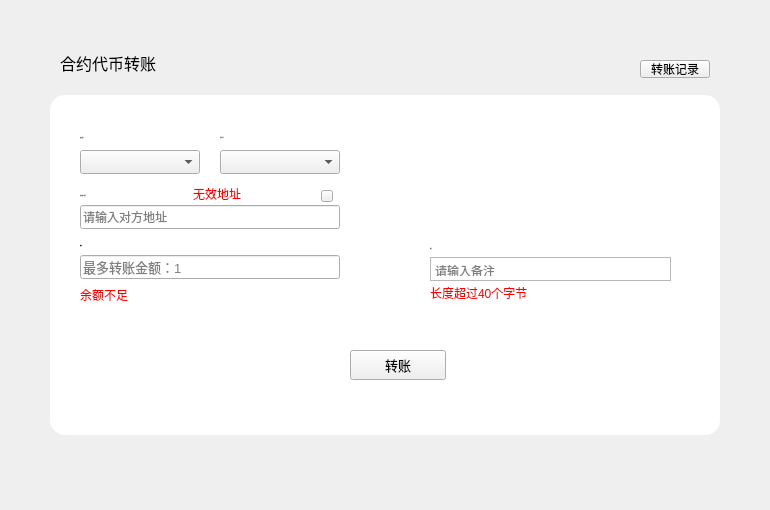
<?xml version="1.0" encoding="UTF-8"?>
<ui version="4.0">
 <class>TokenTransferWidget</class>
 <widget class="QWidget" name="TokenTransferWidget">
  <property name="geometry">
   <rect>
    <x>0</x>
    <y>0</y>
    <width>770</width>
    <height>510</height>
   </rect>
  </property>
  <property name="windowTitle">
   <string>Form</string>
  </property>
  <widget class="QWidget" name="widget" native="true">
   <property name="geometry">
    <rect>
     <x>50</x>
     <y>95</y>
     <width>670</width>
     <height>340</height>
    </rect>
   </property>
   <property name="styleSheet">
    <string notr="true">QLabel{font: 11px &quot;微软雅黑&quot;;color:rgb(52,37,90);}
#widget{background-color: rgb(255, 255, 255);border-radius:15px;}
</string>
   </property>
   <widget class="QLabel" name="changeAccountLabel">
    <property name="geometry">
     <rect>
      <x>30</x>
      <y>30</y>
      <width>120</width>
      <height>24</height>
     </rect>
    </property>
    <property name="font">
     <font>
      <family>微软雅黑</family>
      <pointsize>-1</pointsize>
      <weight>50</weight>
      <italic>false</italic>
      <bold>false</bold>
     </font>
    </property>
    <property name="text">
     <string>来自账户</string>
    </property>
    <property name="alignment">
     <set>Qt::AlignLeading|Qt::AlignLeft|Qt::AlignVCenter</set>
    </property>
   </widget>
   <widget class="QLabel" name="sendtoLabel">
    <property name="geometry">
     <rect>
      <x>30</x>
      <y>85</y>
      <width>100</width>
      <height>30</height>
     </rect>
    </property>
    <property name="font">
     <font>
      <family>微软雅黑</family>
      <pointsize>-1</pointsize>
      <weight>50</weight>
      <italic>false</italic>
      <bold>false</bold>
     </font>
    </property>
    <property name="text">
     <string>目标账户地址</string>
    </property>
    <property name="alignment">
     <set>Qt::AlignLeading|Qt::AlignLeft|Qt::AlignVCenter</set>
    </property>
   </widget>
   <widget class="QStackedWidget" name="stackedWidget">
    <property name="geometry">
     <rect>
      <x>380</x>
      <y>26</y>
      <width>240</width>
      <height>121</height>
     </rect>
    </property>
   </widget>
   <widget class="QLabel" name="amountLabel">
    <property name="geometry">
     <rect>
      <x>30</x>
      <y>140</y>
      <width>80</width>
      <height>21</height>
     </rect>
    </property>
    <property name="font">
     <font>
      <family>微软雅黑</family>
      <pointsize>-1</pointsize>
      <weight>50</weight>
      <italic>false</italic>
      <bold>false</bold>
     </font>
    </property>
    <property name="text">
     <string>数量</string>
    </property>
    <property name="alignment">
     <set>Qt::AlignLeading|Qt::AlignLeft|Qt::AlignVCenter</set>
    </property>
   </widget>
   <widget class="QLineEdit" name="amountLineEdit">
    <property name="geometry">
     <rect>
      <x>30</x>
      <y>160</y>
      <width>260</width>
      <height>24</height>
     </rect>
    </property>
    <property name="font">
     <font>
      <pointsize>10</pointsize>
     </font>
    </property>
    <property name="contextMenuPolicy">
     <enum>Qt::DefaultContextMenu</enum>
    </property>
    <property name="styleSheet">
     <string notr="true"/>
    </property>
    <property name="text">
     <string/>
    </property>
    <property name="maxLength">
     <number>20</number>
    </property>
    <property name="placeholderText">
     <string>最多转账金额：1</string>
    </property>
   </widget>
   <widget class="QComboBox" name="tokenComboBox">
    <property name="geometry">
     <rect>
      <x>170</x>
      <y>55</y>
      <width>120</width>
      <height>24</height>
     </rect>
    </property>
    <property name="font">
     <font>
      <family>微软雅黑</family>
      <weight>50</weight>
      <bold>false</bold>
     </font>
    </property>
    <property name="focusPolicy">
     <enum>Qt::NoFocus</enum>
    </property>
    <property name="styleSheet">
     <string notr="true"/>
    </property>
   </widget>
   <widget class="QTextEdit" name="memoTextEdit">
    <property name="geometry">
     <rect>
      <x>380</x>
      <y>162</y>
      <width>241</width>
      <height>24</height>
     </rect>
    </property>
    <property name="styleSheet">
     <string notr="true"/>
    </property>
    <property name="html">
     <string>&lt;!DOCTYPE HTML PUBLIC &quot;-//W3C//DTD HTML 4.0//EN&quot; &quot;http://www.w3.org/TR/REC-html40/strict.dtd&quot;&gt;
&lt;html&gt;&lt;head&gt;&lt;meta name=&quot;qrichtext&quot; content=&quot;1&quot; /&gt;&lt;style type=&quot;text/css&quot;&gt;
p, li { white-space: pre-wrap; }
&lt;/style&gt;&lt;/head&gt;&lt;body style=&quot; font-family:'SimSun'; font-size:9pt; font-weight:400; font-style:normal;&quot;&gt;
&lt;p style=&quot;-qt-paragraph-type:empty; margin-top:0px; margin-bottom:0px; margin-left:0px; margin-right:0px; -qt-block-indent:0; text-indent:0px; font-family:'微软雅黑';&quot;&gt;&lt;br /&gt;&lt;/p&gt;&lt;/body&gt;&lt;/html&gt;</string>
    </property>
    <property name="placeholderText">
     <string>请输入备注</string>
    </property>
   </widget>
   <widget class="QLabel" name="tipLabel4">
    <property name="geometry">
     <rect>
      <x>143</x>
      <y>88</y>
      <width>120</width>
      <height>21</height>
     </rect>
    </property>
    <property name="styleSheet">
     <string notr="true">color: rgb(255, 0, 0);</string>
    </property>
    <property name="text">
     <string>无效地址</string>
    </property>
   </widget>
   <widget class="QToolButton" name="sendBtn">
    <property name="geometry">
     <rect>
      <x>300</x>
      <y>255</y>
      <width>96</width>
      <height>30</height>
     </rect>
    </property>
    <property name="font">
     <font>
      <family>微软雅黑</family>
      <pointsize>10</pointsize>
     </font>
    </property>
    <property name="cursor">
     <cursorShape>PointingHandCursor</cursorShape>
    </property>
    <property name="focusPolicy">
     <enum>Qt::NoFocus</enum>
    </property>
    <property name="styleSheet">
     <string notr="true"/>
    </property>
    <property name="text">
     <string>转账</string>
    </property>
   </widget>
   <widget class="QLabel" name="label">
    <property name="geometry">
     <rect>
      <x>170</x>
      <y>30</y>
      <width>120</width>
      <height>24</height>
     </rect>
    </property>
    <property name="font">
     <font>
      <family>微软雅黑</family>
      <pointsize>-1</pointsize>
      <weight>50</weight>
      <italic>false</italic>
      <bold>false</bold>
     </font>
    </property>
    <property name="text">
     <string>合约代币</string>
    </property>
   </widget>
   <widget class="QComboBox" name="accountComboBox">
    <property name="geometry">
     <rect>
      <x>30</x>
      <y>55</y>
      <width>120</width>
      <height>24</height>
     </rect>
    </property>
    <property name="font">
     <font>
      <family>微软雅黑</family>
      <weight>50</weight>
      <bold>false</bold>
     </font>
    </property>
    <property name="focusPolicy">
     <enum>Qt::NoFocus</enum>
    </property>
    <property name="styleSheet">
     <string notr="true"/>
    </property>
   </widget>
   <widget class="QLabel" name="memoLabel">
    <property name="geometry">
     <rect>
      <x>380</x>
      <y>141</y>
      <width>80</width>
      <height>24</height>
     </rect>
    </property>
    <property name="font">
     <font>
      <family>微软雅黑</family>
      <pointsize>-1</pointsize>
      <weight>50</weight>
      <italic>false</italic>
      <bold>false</bold>
     </font>
    </property>
    <property name="text">
     <string>备注</string>
    </property>
    <property name="alignment">
     <set>Qt::AlignLeading|Qt::AlignLeft|Qt::AlignVCenter</set>
    </property>
   </widget>
   <widget class="QLabel" name="tipLabel6">
    <property name="geometry">
     <rect>
      <x>380</x>
      <y>190</y>
      <width>221</width>
      <height>16</height>
     </rect>
    </property>
    <property name="styleSheet">
     <string notr="true">color: rgb(255, 0, 0);</string>
    </property>
    <property name="text">
     <string>长度超过40个字节</string>
    </property>
   </widget>
   <widget class="QLineEdit" name="sendtoLineEdit">
    <property name="geometry">
     <rect>
      <x>30</x>
      <y>110</y>
      <width>260</width>
      <height>24</height>
     </rect>
    </property>
    <property name="contextMenuPolicy">
     <enum>Qt::DefaultContextMenu</enum>
    </property>
    <property name="styleSheet">
     <string notr="true"/>
    </property>
    <property name="text">
     <string/>
    </property>
    <property name="placeholderText">
     <string>请输入对方地址</string>
    </property>
   </widget>
   <widget class="QToolButton" name="toolButton_chooseContact">
    <property name="geometry">
     <rect>
      <x>271</x>
      <y>95</y>
      <width>12</width>
      <height>12</height>
     </rect>
    </property>
    <property name="cursor">
     <cursorShape>PointingHandCursor</cursorShape>
    </property>
    <property name="text">
     <string/>
    </property>
   </widget>
   <widget class="QLabel" name="tipLabel3">
    <property name="geometry">
     <rect>
      <x>30</x>
      <y>190</y>
      <width>161</width>
      <height>20</height>
     </rect>
    </property>
    <property name="cursor">
     <cursorShape>ArrowCursor</cursorShape>
    </property>
    <property name="styleSheet">
     <string notr="true">color: rgb(255, 0, 0);</string>
    </property>
    <property name="text">
     <string>余额不足</string>
    </property>
   </widget>
  </widget>
  <widget class="QLabel" name="title_label">
   <property name="geometry">
    <rect>
     <x>60</x>
     <y>50</y>
     <width>200</width>
     <height>26</height>
    </rect>
   </property>
   <property name="font">
    <font>
     <family>微软雅黑</family>
     <pointsize>12</pointsize>
     <weight>50</weight>
     <italic>false</italic>
     <bold>false</bold>
    </font>
   </property>
   <property name="styleSheet">
    <string notr="true"/>
   </property>
   <property name="text">
    <string>合约代币转账</string>
   </property>
  </widget>
  <widget class="QToolButton" name="transferRecordBtn">
   <property name="geometry">
    <rect>
     <x>640</x>
     <y>60</y>
     <width>70</width>
     <height>18</height>
    </rect>
   </property>
   <property name="cursor">
    <cursorShape>PointingHandCursor</cursorShape>
   </property>
   <property name="text">
    <string>转账记录</string>
   </property>
  </widget>
 </widget>
 <resources/>
 <connections/>
</ui>
